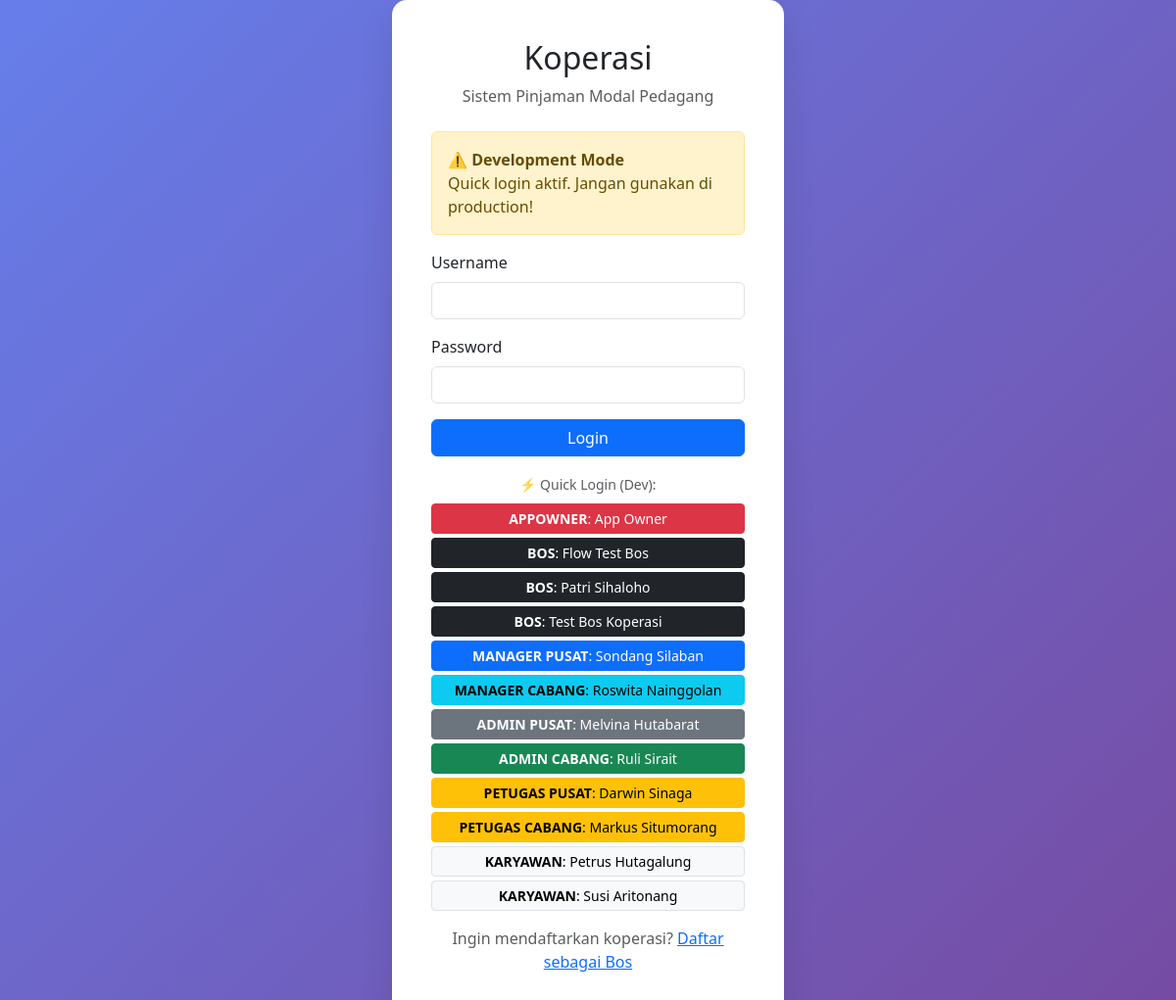
The page /login.php on the database its author committed.
### tables this page shows
CREATE TABLE `users` (
  `id` int(11) NOT NULL AUTO_INCREMENT,
  `username` varchar(50) NOT NULL,
  `password` varchar(255) NOT NULL,
  `nama` varchar(100) NOT NULL,
  `ktp` varchar(16) DEFAULT NULL COMMENT 'NIK KTP - identitas global via db_orang',
  `email` varchar(100) DEFAULT NULL,
  `telp` varchar(20) DEFAULT NULL,
  `role` varchar(50) NOT NULL DEFAULT 'karyawan',
  `owner_bos_id` int(10) unsigned DEFAULT NULL,
  `cabang_id` int(11) DEFAULT NULL,
  `derived_permissions` longtext DEFAULT NULL CHECK (json_valid(`derived_permissions`)),
  `status` enum('aktif','nonaktif') NOT NULL DEFAULT 'aktif',
  `created_at` timestamp NOT NULL DEFAULT current_timestamp(),
  `updated_at` timestamp NOT NULL DEFAULT current_timestamp() ON UPDATE current_timestamp(),
  `limit_kasbon` decimal(12,0) DEFAULT 0,
  `gaji` decimal(12,0) DEFAULT 0,
  `tanggal_lahir` date DEFAULT NULL,
  `tanggal_masuk` date DEFAULT NULL,
  `db_orang_person_id` int(11) DEFAULT NULL,
  `totp_secret` varchar(64) DEFAULT NULL,
  `totp_enabled` tinyint(1) DEFAULT 0,
  `totp_verified_at` timestamp NULL DEFAULT NULL,
  `phone_2fa` varchar(20) DEFAULT NULL,
  PRIMARY KEY (`id`),
  UNIQUE KEY `username` (`username`),
  KEY `idx_owner_bos_id` (`owner_bos_id`),
  KEY `idx_db_orang_person` (`db_orang_person_id`),
  KEY `idx_users_ktp` (`ktp`)
);

### config/database.php (called while the page is built, shortened)
<?php
require_once __DIR__ . '/path.php';
$conn = new mysqli(DB_KEWER_HOST, DB_KEWER_USER, DB_KEWER_PASS, DB_KEWER_NAME, 3306, '/opt/lampp/var/mysql/mysql.sock');
$conn->set_charset("utf8mb4");
function query($sql, $params = []) {
    global $conn;
    $sql_trimmed = strtoupper(ltrim($sql));
    if (empty($params)) {
        $result = mysqli_query($conn, $sql);
        if (strpos($sql_trimmed, 'SELECT') === 0) {
            $data = [];
            while ($row = mysqli_fetch_assoc($result)) {
                $data[] = $row;
            }
            return $data;
        }
        return mysqli_affected_rows($conn);
    }
    $stmt = $conn->prepare($sql);
    $types = str_repeat('s', count($params));
    $stmt->bind_param($types, ...$params);
    $stmt->execute();
    return $stmt->affected_rows;
}

### config/path.php (called while the page is built, shortened)
<?php
function baseUrl($path = '') {
    return BASE_URL . '/' . ltrim($path, '/');
}

### login.php (the view, shortened to what this page needs)
<?php
require_once 'config/path.php';
?>
<!DOCTYPE html>
<html lang="id">
<head>
    <link href="https://cdn.jsdelivr.net/npm/bootstrap@5.3.0/dist/css/bootstrap.min.css" rel="stylesheet">
</head>
<body>
    <div class="login-card">
        <div class="text-center mb-4">
            <h2><?php echo APP_NAME; ?></h2>
            <p class="text-muted">Sistem Pinjaman Modal Pedagang</p>
        </div>
        <?php if (APP_ENV === 'development'): ?>
        <div class="alert alert-warning mb-3">
            <strong>⚠️ Development Mode</strong><br>
            Quick login aktif. Jangan gunakan di production!
        </div>
        <?php endif; ?>
        <form method="POST" id="loginForm">
            <div class="mb-3">
                <label class="form-label">Username</label>
                <input type="text" name="username" class="form-control" id="username" required>
            </div>
            <div class="mb-3">
                <label class="form-label">Password</label>
                <input type="password" name="password" class="form-control" id="password" required>
            </div>
            <button type="submit" class="btn btn-primary w-100">Login</button>
        </form>
                <?php if (APP_ENV === 'development'):
            $dev_users = query("SELECT username, nama, role FROM users WHERE status = 'aktif' ORDER BY FIELD(role, 'appOwner','bos','manager_pusat','manager_cabang','admin_pusat','admin_cabang','petugas_pusat','petugas_cabang','karyawan'), nama");
            if (is_array($dev_users) && count($dev_users) > 0):
                $role_colors = [
                    'appOwner' => 'danger', 'bos' => 'dark', 'manager_pusat' => 'primary', 'manager_cabang' => 'info',
                    'admin_pusat' => 'secondary', 'admin_cabang' => 'success',
                    'petugas_pusat' => 'warning', 'petugas_cabang' => 'warning',
                    'karyawan' => 'light border'
                ];
        ?>
        <div class="mt-3">
            <p class="text-center text-muted mb-2"><small>⚡ Quick Login (Dev):</small></p>
            <div class="d-grid gap-1">
                <?php foreach ($dev_users as $du):
                    $btn = $role_colors[$du['role']] ?? 'secondary';
                    $label = strtoupper(str_replace('_', ' ', $du['role']));
                ?>
                <button type="button" class="btn btn-<?= $btn ?> btn-sm" onclick="quickLogin('<?= htmlspecialchars($du['username']) ?>')"><strong><?= $label ?></strong>: <?= htmlspecialchars($du['nama']) ?></button>
                <?php endforeach; ?>
            </div>
        </div>
        <?php endif; endif; ?>
        <div class="mt-3 text-center">
            <p class="text-muted">Ingin mendaftarkan koperasi? <a href="<?php echo baseUrl('pages/bos/register.php'); ?>" class="text-primary">Daftar sebagai Bos</a></p>
        </div>
    </div>
</body>
</html>

### login.php (style rules this page uses)
body { background: linear-gradient(135deg, #667eea 0%, #764ba2 100%); min-height: 100vh; display: flex; align-items: center; justify-content: center; }
.login-card { background: white; border-radius: 15px; box-shadow: 0 15px 35px rgba(0,0,0,0.1); padding: 40px; width: 100%; max-width: 400px; }

### rows shown on the page
users: role "APPOWNER", nama "App Owner"
users: role "BOS", nama "Flow Test Bos"
users: role "BOS", nama "Patri Sihaloho"
users: role "BOS", nama "Test Bos Koperasi"
users: role "MANAGER PUSAT", nama "Sondang Silaban"
users: role "MANAGER CABANG", nama "Roswita Nainggolan"
users: role "ADMIN PUSAT", nama "Melvina Hutabarat"
users: role "ADMIN CABANG", nama "Ruli Sirait"
users: role "PETUGAS PUSAT", nama "Darwin Sinaga"
users: role "PETUGAS CABANG", nama "Markus Situmorang"
users: role "KARYAWAN", nama "Petrus Hutagalung"
users: role "KARYAWAN", nama "Susi Aritonang"

### other values the page prints
APP_NAME "Koperasi"
